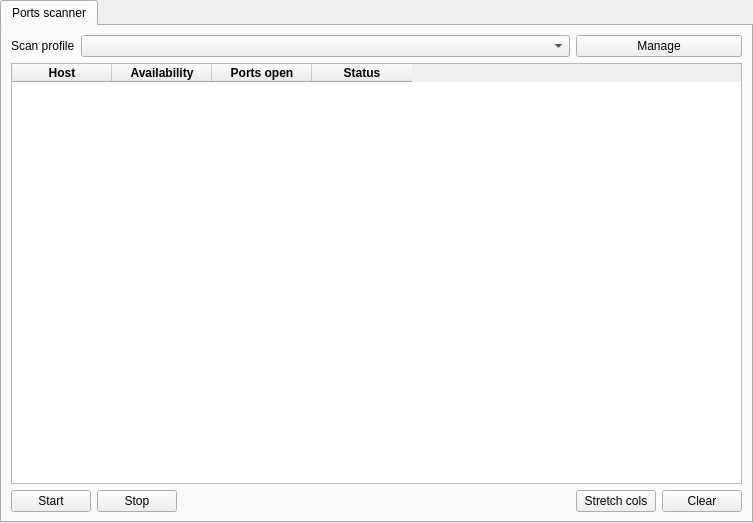
<?xml version="1.0" encoding="UTF-8"?>
<ui version="4.0">
 <class>Network</class>
 <widget class="QWidget" name="Network">
  <property name="geometry">
   <rect>
    <x>0</x>
    <y>0</y>
    <width>753</width>
    <height>523</height>
   </rect>
  </property>
  <property name="windowTitle">
   <string>Network</string>
  </property>
  <layout class="QGridLayout" name="gridLayout">
   <property name="leftMargin">
    <number>0</number>
   </property>
   <property name="topMargin">
    <number>0</number>
   </property>
   <property name="rightMargin">
    <number>0</number>
   </property>
   <property name="bottomMargin">
    <number>0</number>
   </property>
   <item row="0" column="0">
    <widget class="QTabWidget" name="tabWidget">
     <property name="currentIndex">
      <number>0</number>
     </property>
     <widget class="QWidget" name="tab">
      <attribute name="title">
       <string>Ports scanner</string>
      </attribute>
      <layout class="QGridLayout" name="gridLayout_2">
       <item row="0" column="0">
        <widget class="QLabel" name="label">
         <property name="text">
          <string>Scan profile</string>
         </property>
        </widget>
       </item>
       <item row="0" column="1" colspan="3">
        <widget class="QComboBox" name="comboBox"/>
       </item>
       <item row="0" column="4" colspan="2">
        <widget class="QPushButton" name="pushButton">
         <property name="text">
          <string>Manage</string>
         </property>
        </widget>
       </item>
       <item row="1" column="0" colspan="6">
        <widget class="AdvancedTableWidget" name="tableWidget">
         <column>
          <property name="text">
           <string>Host</string>
          </property>
          <property name="font">
           <font>
            <bold>true</bold>
           </font>
          </property>
         </column>
         <column>
          <property name="text">
           <string>Availability</string>
          </property>
          <property name="font">
           <font>
            <bold>true</bold>
           </font>
          </property>
         </column>
         <column>
          <property name="text">
           <string>Ports open</string>
          </property>
          <property name="font">
           <font>
            <bold>true</bold>
           </font>
          </property>
         </column>
         <column>
          <property name="text">
           <string>Status</string>
          </property>
          <property name="font">
           <font>
            <bold>true</bold>
           </font>
          </property>
         </column>
        </widget>
       </item>
       <item row="2" column="0" colspan="2">
        <widget class="QPushButton" name="pushButton_2">
         <property name="text">
          <string>Start</string>
         </property>
        </widget>
       </item>
       <item row="2" column="2">
        <widget class="QPushButton" name="pushButton_3">
         <property name="text">
          <string>Stop</string>
         </property>
        </widget>
       </item>
       <item row="2" column="3">
        <spacer name="horizontalSpacer">
         <property name="orientation">
          <enum>Qt::Horizontal</enum>
         </property>
         <property name="sizeHint" stdset="0">
          <size>
           <width>402</width>
           <height>20</height>
          </size>
         </property>
        </spacer>
       </item>
       <item row="2" column="4">
        <widget class="QPushButton" name="pushButton_5">
         <property name="text">
          <string>Stretch cols</string>
         </property>
        </widget>
       </item>
       <item row="2" column="5">
        <widget class="QPushButton" name="pushButton_4">
         <property name="text">
          <string>Clear</string>
         </property>
        </widget>
       </item>
      </layout>
     </widget>
    </widget>
   </item>
  </layout>
 </widget>
 <customwidgets>
  <customwidget>
   <class>AdvancedTableWidget</class>
   <extends>QTableWidget</extends>
   <header>AdvancedTableWidget.h</header>
  </customwidget>
 </customwidgets>
 <resources/>
 <connections/>
</ui>
